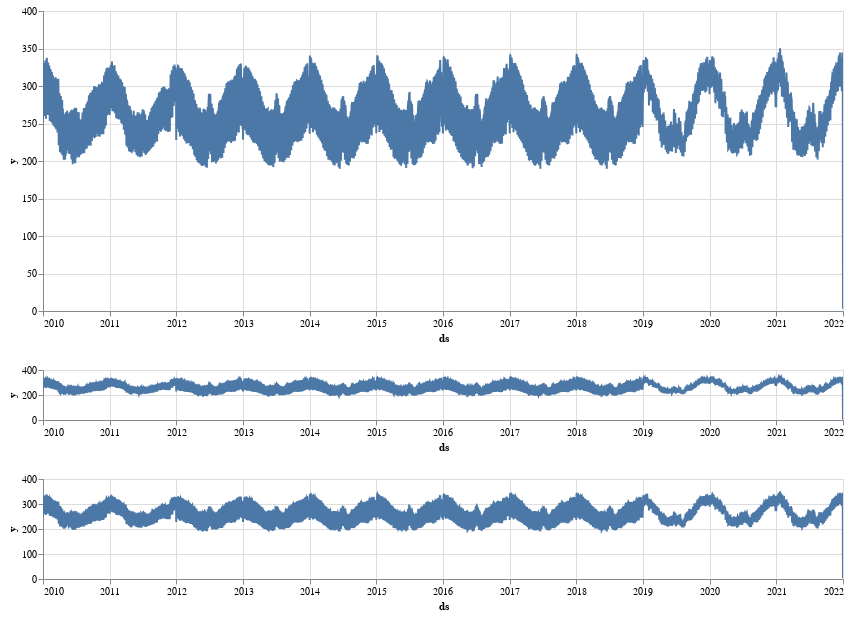

The notebook cell this image was saved under:
### Code cell
# Interactive zoom on both X and Y axis with two lower graphs.

interval = alt.selection_interval(encodings=['x'])
verbruik_range = alt.selection_interval(encodings=['y'])

base = alt.Chart(df_nedu.reset_index()).mark_line(clip=True).encode(
    x='ds:T',
    y='y:Q'
)

chart = base.encode(
    x=alt.X('ds:T', scale=alt.Scale(domain=interval.ref())),
    y=alt.Y('y:Q', scale=alt.Scale(domain=verbruik_range.ref()))
).properties(
    width=800,
    height=300
)

view = base.add_selection(
    interval
).properties(
    width=800,
    height=50,
)

window = base.add_selection(
    verbruik_range
).properties(
    width=800,
    height=100,
)

chart & view & window

### Figure 1 — Vega-Lite specification as saved in the notebook (floating-point values rounded to 4 significant figures; data arrays with more than 128 entries replaced by an {"elided": "..."} marker saying what was removed)
{"config": {"view": {"continuousWidth": 400, "continuousHeight": 300}}, "vconcat": [{"mark": {"type": "line", "clip": true}, "encoding": {"x": {"type": "temporal", "field": "ds", "scale": {"domain": {"selection": "selector081"}}}, "y": {"type": "quantitative", "field": "y", "scale": {"domain": {"selection": "selector082"}}}}, "height": 300, "width": 800}, {"mark": {"type": "line", "clip": true}, "encoding": {"x": {"type": "temporal", "field": "ds"}, "y": {"type": "quantitative", "field": "y"}}, "height": 50, "selection": {"selector081": {"type": "interval", "encodings": ["x"]}}, "width": 800}, {"mark": {"type": "line", "clip": true}, "encoding": {"x": {"type": "temporal", "field": "ds"}, "y": {"type": "quantitative", "field": "y"}}, "height": 100, "selection": {"selector082": {"type": "interval", "encodings": ["y"]}}, "width": 800}], "data": {"name": "data-43e8f7156215e0ecd452c54463b049e5"}, "$schema": "https://vega.github.io/schema/vega-lite/v4.8.1.json", "datasets": {"data-43e8f7156215e0ecd452c54463b049e5": {"elided": "4384 records"}}}
